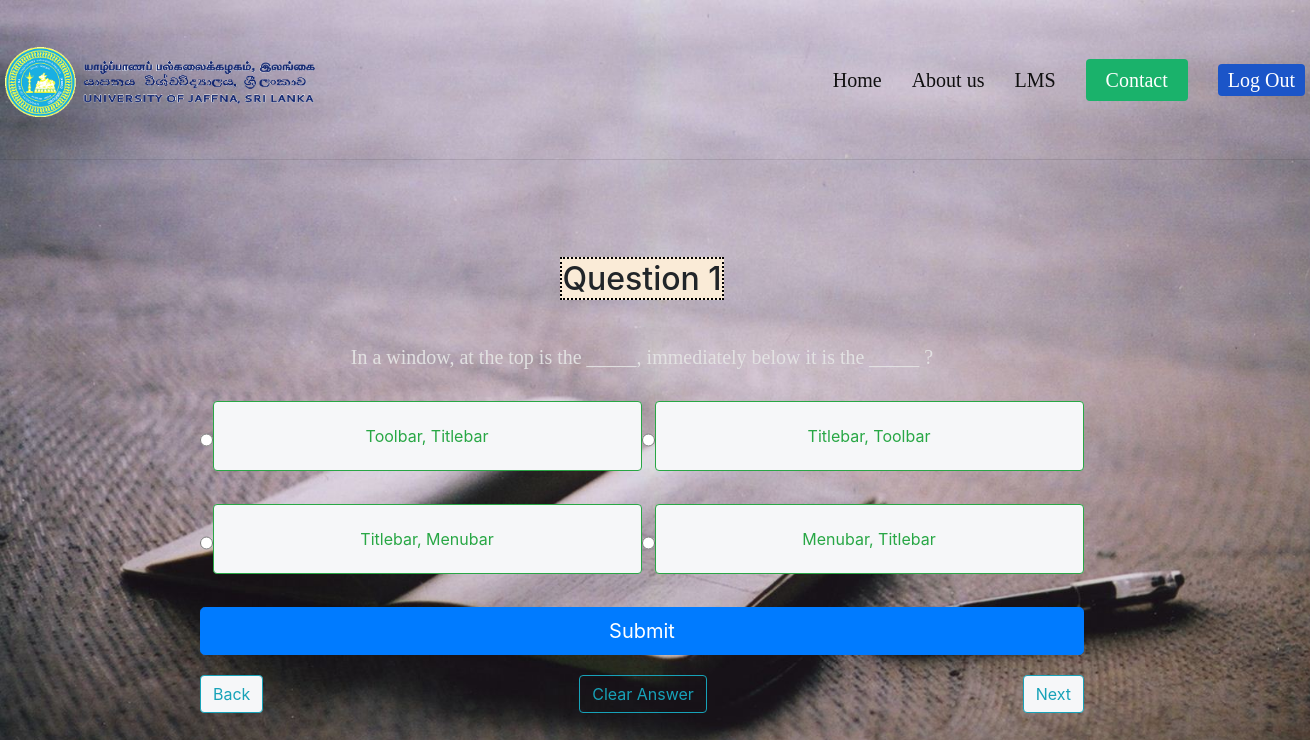
The page /displayQ.php?id=1 on the database its author committed.
### tables this page shows
CREATE TABLE `approveq` (
  `ID` int(4) NOT NULL,
  `course` varchar(50) NOT NULL,
  `question` varchar(400) NOT NULL,
  `answera` varchar(400) NOT NULL,
  `answerb` varchar(400) NOT NULL,
  `answerc` varchar(400) NOT NULL,
  `answerd` varchar(400) NOT NULL,
  `correctOne` varchar(400) NOT NULL
);

### displayQ.php (the view, shortened to what this page needs)
<?php include('db.php'); ?>
<?php
$checkid = $_GET['id'];
$sql = "SELECT * FROM approveq WHERE id='$checkid'";
$result = mysqli_query($conn,$sql);
if(mysqli_num_rows($result) == 0)
{
    header('location: quections.php');
}else
{
        $answera = '';
        $answerb = '';
        $answerc = '';
        $answerd = '';
        $question = '';
        $answera_class = '';
        $answerb_class = '';
        $answerc_class = '';
        $answerd_class = '';
        $answer_box_disable = '';
        $answer_style_display = '';
        if (isset($_GET["id"]) && $_GET["id"] != null) {
            $id = $_GET["id"];
            $sql = "SELECT * FROM approveq WHERE id='$id'";
            $result = $conn->query($sql);
            if ($result->num_rows > 0) {
                while ($row = $result->fetch_assoc()) {
                    $answera = $row["answera"];
                    $answerb = $row["answerb"];
                    $answerc = $row["answerc"];
                    $answerd = $row["answerd"];
                    $question = $row["question"];
                }
            } else {
                echo "0 results";
            }
        }
        ?>
        <html>
        <head>
            <link rel="stylesheet" type=text/css  href=stylesheet.css?v=1>
            <link rel="stylesheet" href="https://cdnjs.cloudflare.com/ajax/libs/font-awesome/6.1.1/css/font-awesome.min.css">
            <link href="css/bootstrap.min.css" rel="stylesheet">
        </head>
        <body>
            <div id="container">
                <header>
                    <div class="inner">
                        <div class="logo">
                            <div>
                                <img src="uoj_logo.png" alt="Google logo">
                            </div>
                        </div>
                        <nav>
                            <li><span><a href="">Home</a></span></li>
                            <li><span><a href="">About us</a></span></li>
                            <li><span><a href="">LMS</a></span></li>
                            <li><span><a href="" class="button">Contact</a></span></li>
                    <li><span><a href="login.php" class="lg">Log Out</a></span></li>
                        </nav>
                    </div>
                </header>
                <div id="main">
                    <div id="ux">
                        <h2>
                            <label2 id="qi">Question <?php echo $_GET["id"]; ?> </label2><br><br>
                        </h2>
                        <h5><?php echo $question; ?> ?</h5><br>
                        <form action="displayQ.php" method="GET">
                            <div class="answers_div_double">
                                <input <?php echo $answer_box_disable; ?> type="radio" class="btn-check" name="answer" id="answer1" autocomplete="off" value="1">
                                <label class="btn btn-outline-success <?php echo $answera_class; ?>" for="answer1"><?php echo $answera; ?>
                                </label>
                                <input <?php echo $answer_box_disable; ?> type="radio" class="btn-check" name="answer" id="answer2" autocomplete="off" value="2">
                                <label class="btn btn-outline-success <?php echo $answerb_class; ?>" for="answer2"><?php echo $answerb; ?>
                                </label>
                            </div>
                            <div class="answers_div_double">
                                <input <?php echo $answer_box_disable; ?> type="radio" class="btn-check" name="answer" id="answer3" autocomplete="off" value="3">
                                <label class="btn btn-outline-success <?php echo $answerc_class; ?>" for="answer3"><?php echo $answerc; ?>
                                </label>
                                <input <?php echo $answer_box_disable; ?> type="radio" class="btn-check" name="answer" id="answer4" autocomplete="off" value="4">
                                <label class="btn btn-outline-success <?php echo $answerd_class; ?>" for="answer4"><?php echo $answerd; ?>
                                </label>
                            </div>
                            <div class="<?php echo $answer_style_display; ?>">
                                <button type="submit" class="btn btn-primary btn-lg btn-block answer_submit">Submit</button>
                            </div>
                        </form>
                        <div class="answer_div_footer">
                            <a type="button" class="btn btn-outline-info" href="displayQ.php?id=<?php echo $_GET["id"] - 1; ?>">Back</a>
                            <button type="button" class="btn btn-outline-info <?php echo $answer_style_display; ?>" onclick="clearAnswers()">Clear Answer</button>
                            <a type="button" class="btn btn-outline-info" href="displayQ.php?id=<?php echo $_GET["id"] + 1; ?>">Next</a>
                        </div>
                    </div>
                </div>
            </div>
    </body>
    </html>
<?php } ?>

### stylesheet.css (style rules this page uses)
* { margin:0; padding:0; box-sizing: border-box; }
body { background-image:url("R.jpg"); background-size: cover; }
header { width: 100vw; height: 20%; border-bottom: solid 1px rgba(16, 16, 16, 0.1); font-family: 'Poppins'; }
header .inner { width: 1300px; height: 100%; display: block; margin: 0 auto; }
header .logo { display: table; height: 100%; float: left; }
header .logo div { height: 100%; display: table-cell; vertical-align: middle; }
header .logo img { height: 70px; margin-top: 5px; }
header nav { float: right; height: 100%; }
header nav li { display: table; height: 100%; float: left; margin-right: 30px; }
header nav li:last-of-type { margin-right: 0; }
header nav span { display: table-cell; vertical-align: middle; }
header nav a { color: #101010; font-size:20px; }
header nav .button { background-color: #1ab26b; color: #FFF; padding: 10px 20px; border-radius: 4px; }
header nav .lg { background-color: #1b55c8; color: #FFF; padding: 5px 10px; border-radius: 4px; }
#main { padding:100px 5px 100px 200px; }
#main h5 { font-family: 'Abril Fatface', cursive; font-size: 20px; color:rgba(227, 227, 227, 0.944); }

### displayQ.php (style rules this page uses)
a { color: black; text-decoration: none; }
#qi { background-color: antiquewhite; border: black dotted 2px; }
#ux { text-align: center; width: 80%; height: 70%; }
.answers_div_double { display: flex; justify-content: space-between; margin-bottom: 25px; }
.answers_div_double .btn-outline-success { width: 49%; height: 70px; display: flex; align-items: center; justify-content: center; }
.answer_submit { width: 100%; }
.btn-outline-success { background-color: #f6f7f9; }
.answer_div_footer a { background-color: #f6f7f9; }
.answer_div_footer { display: flex; justify-content: space-between; margin-top: 20px; }

### rows shown on the page
approveq: question "In a window, at the top is the _____, immediately below it is the _____", answera "Toolbar, Titlebar", answerb "Titlebar, Toolbar", answerc "Titlebar, Menubar", answerd "Menubar, Titlebar"

### other values the page prints
$_GET["id"] "1"
